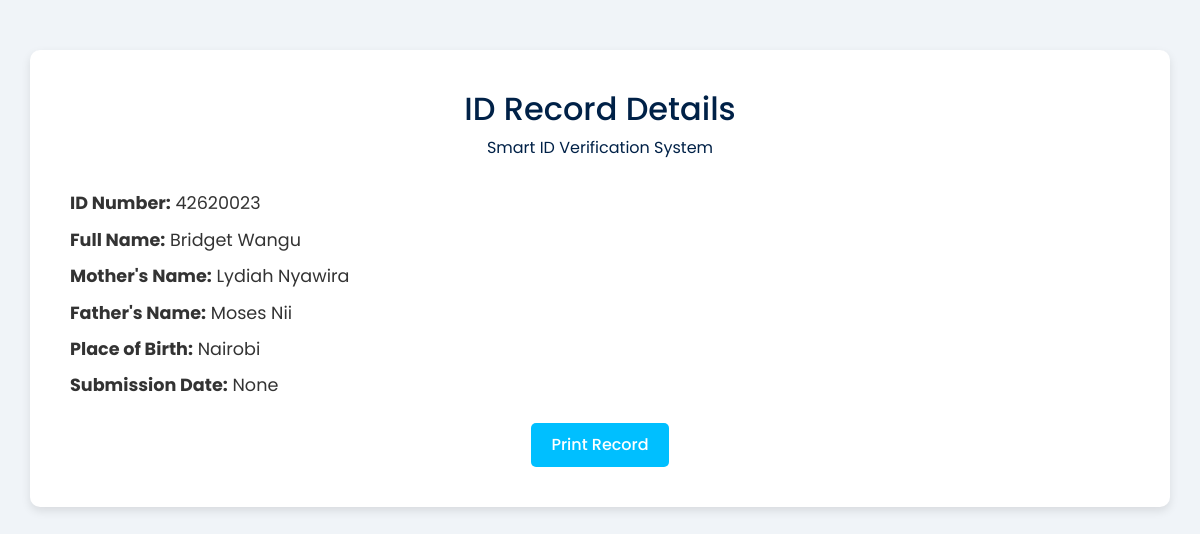
Page /print/42620023 (signed in) on the committed database.
### tables this page shows
CREATE TABLE ids (
    id_number TEXT PRIMARY KEY,
    name TEXT,
    dob TEXT,
    father TEXT,
    mother TEXT,
    place TEXT
, date_added TEXT);

### app.py (the view)
@app.route('/print/<id_number>')
def print_record(id_number):
    if not session.get('admin'):
        return redirect(url_for('admin_login'))
    conn = get_db_connection()
    record = conn.execute('SELECT * FROM ids WHERE id_number = ?', (id_number,)).fetchone()
    conn.close()
    if not record:
        flash("Record not found.")
        return redirect(url_for('dashboard', show=1))
    return render_template('print_record.html', record=record)

### app.py (called while the page is built)
def get_db_connection():
    conn = sqlite3.connect('database.db')
    conn.row_factory = sqlite3.Row
    return conn

### templates/print_record.html (shortened to what this page needs)
<!DOCTYPE html>
<html lang="en">
<head>
    <link href="https://cdn.jsdelivr.net/npm/bootstrap@5.3.0/dist/css/bootstrap.min.css" rel="stylesheet">
</head>
<body>
<div class="container">
    <div class="header">
        <h2>ID Record Details</h2>
        <p>Smart ID Verification System</p>
    </div>
    <div class="record-details">
        <p><strong>ID Number:</strong> {{ record.id_number }}</p>
        <p><strong>Full Name:</strong> {{ record.name }}</p>
        <p><strong>Mother's Name:</strong> {{ record.mother }}</p>
        <p><strong>Father's Name:</strong> {{ record.father}}</p>
        <p><strong>Place of Birth:</strong> {{ record.place }}</p>
        <p><strong>Submission Date:</strong> {{ record.date_added }}</p>
    </div>
    <div class="text-center mt-4">
        <button onclick="window.print()" class="btn btn-print">Print Record</button>
    </div>
</div>
</body>
</html>

### templates/print_record.html (style rules this page uses)
body { font-family: 'Poppins', sans-serif; background-color: #f0f4f8; color: #333; }
.container { background-color: #ffffff; padding: 40px; border-radius: 10px; box-shadow: 0 4px 10px rgba(0, 0, 0, 0.1); margin-top: 50px; }
.header { text-align: center; color: #002147; margin-bottom: 30px; }
.record-details p { font-size: 1.1rem; margin-bottom: 10px; }
.btn-print { background-color: #00bfff; border: none; color: white; font-weight: 500; padding: 10px 20px; border-radius: 5px; }

### rows in the picture
ids: id_number "42620023", name "Bridget Wangu", mother "Lydiah Nyawira", father "Moses Nii", place "Nairobi"

### other values in the picture
{{ record.date_added }} "None"
